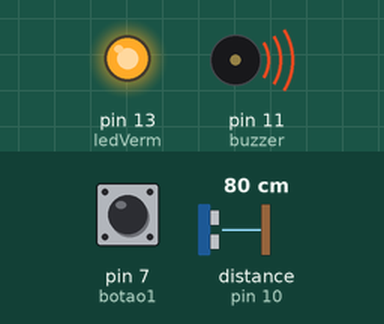
This sketch was run on a simulated Arduino Uno, built with avr-gcc and run on an emulated ATmega328P. On the bench: output pins drawn as LEDs (lit = HIGH), buzzer (waves = sounding, pin HIGH). Wiring (inferred from the names in the program): ultrasonic range finder: trigger pin 9; echo pin 10. Inputs (shaded band) come from the test bench; at power-on: distance to the obstacle (sensor on pin 10) 80 cm, pin 7 (botao1) HIGH. The echo pulse lasts 58.3 µs per cm; pins used as bus, display or sensor lines are not drawn; what the sketch prints to the serial monitor is not drawn.

Above: at 1.2 s.
1.3 s: distance to the obstacle (sensor on pin 10) set to 299 cm
4.3 s: distance to the obstacle (sensor on pin 10) set to 18 cm
Timing chart, 0 to 7.3 s (numbered marks = the images above; inputs shaded):
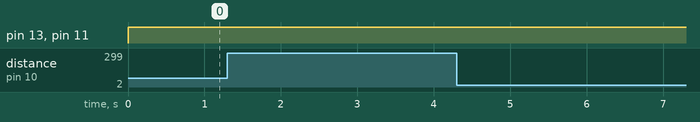

Measured:
- after the input at 1.3 s, every drawn part: stays the same
- after the input at 4.3 s, every drawn part: stays the same

The sketch:

Sensor_Ultra_Btn.ino
```cpp
// defines pins numbers
const int trigPin = 9;
const int echoPin = 10;
const int buzzer = 11;
const int ledVerm = 13;
const int botao1 = 7;
const int botao2 = 5;

/* The following trigPin/echoPin cycle is used to determine the distance of the nearest
 object by bouncing soundwaves off it */

// defines variables
long duration;
int distancia;
int safetyDistance;


void setup() {
pinMode(trigPin, OUTPUT); // Sets the trigPin as an Output
pinMode(echoPin, INPUT); // Sets the echoPin as an Input
pinMode(buzzer, OUTPUT);
pinMode(ledVerm, OUTPUT);
pinMode(botao1, INPUT_PULLUP);
pinMode(botao2, INPUT_PULLUP);
Serial.begin(9600); // Starts the serial communication
}


void loop() {
// Clears the trigPin
digitalWrite(trigPin, LOW);
delayMicroseconds(2);

// Sets the trigPin on HIGH state for 10 micro seconds
digitalWrite(trigPin, HIGH);
delayMicroseconds(10);
digitalWrite(trigPin, LOW);

// Reads the echoPin, returns the sound wave travel time in microseconds
duration = pulseIn(echoPin, HIGH);

// Calculating the distance
distancia= duration*0.034/2;


safetyDistance = distancia;
if (safetyDistance <= 20 ){
  digitalWrite(buzzer, HIGH);
  digitalWrite(ledVerm, HIGH);
} else if (digitalRead(botao1) == LOW && digitalRead(botao2) == LOW){
  digitalWrite(buzzer, LOW);
  digitalWrite(ledVerm, LOW);
}
else{
  digitalWrite(buzzer, HIGH);
  digitalWrite(ledVerm, HIGH);
}

// Prints the distance on the Serial Monitor
Serial.print("Distância: ");
Serial.println(distancia);
}
```
